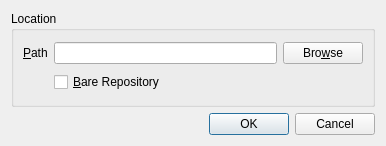
<?xml version="1.0" encoding="UTF-8"?>
<ui version="4.0">
 <class>CreateRepositoryDlg</class>
 <widget class="QDialog" name="CreateRepositoryDlg">
  <property name="geometry">
   <rect>
    <x>0</x>
    <y>0</y>
    <width>386</width>
    <height>146</height>
   </rect>
  </property>
  <property name="windowTitle">
   <string>Create a new repository</string>
  </property>
  <layout class="QGridLayout" name="gridLayout">
   <item row="0" column="0">
    <widget class="QGroupBox" name="groupBox">
     <property name="title">
      <string>Location</string>
     </property>
     <layout class="QGridLayout" name="gridLayout_2">
      <item row="0" column="0">
       <widget class="QLabel" name="label">
        <property name="text">
         <string>&amp;Path</string>
        </property>
        <property name="buddy">
         <cstring>txtPath</cstring>
        </property>
       </widget>
      </item>
      <item row="0" column="1">
       <widget class="QLineEdit" name="txtPath"/>
      </item>
      <item row="0" column="2">
       <widget class="QPushButton" name="btnSelectPath">
        <property name="text">
         <string>Bro&amp;wse</string>
        </property>
       </widget>
      </item>
      <item row="1" column="1" colspan="2">
       <widget class="QCheckBox" name="chkMakeBare">
        <property name="text">
         <string>&amp;Bare Repository</string>
        </property>
       </widget>
      </item>
     </layout>
    </widget>
   </item>
   <item row="1" column="0">
    <widget class="QDialogButtonBox" name="buttonBox">
     <property name="orientation">
      <enum>Qt::Horizontal</enum>
     </property>
     <property name="standardButtons">
      <set>QDialogButtonBox::Cancel|QDialogButtonBox::Ok</set>
     </property>
    </widget>
   </item>
  </layout>
 </widget>
 <resources/>
 <connections>
  <connection>
   <sender>buttonBox</sender>
   <signal>accepted()</signal>
   <receiver>CreateRepositoryDlg</receiver>
   <slot>accept()</slot>
   <hints>
    <hint type="sourcelabel">
     <x>248</x>
     <y>254</y>
    </hint>
    <hint type="destinationlabel">
     <x>157</x>
     <y>274</y>
    </hint>
   </hints>
  </connection>
  <connection>
   <sender>buttonBox</sender>
   <signal>rejected()</signal>
   <receiver>CreateRepositoryDlg</receiver>
   <slot>reject()</slot>
   <hints>
    <hint type="sourcelabel">
     <x>316</x>
     <y>260</y>
    </hint>
    <hint type="destinationlabel">
     <x>286</x>
     <y>274</y>
    </hint>
   </hints>
  </connection>
 </connections>
</ui>
